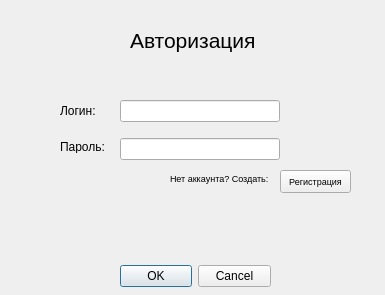
<?xml version="1.0" encoding="UTF-8"?>
<ui version="4.0">
 <class>Dialog</class>
 <widget class="QDialog" name="Dialog">
  <property name="geometry">
   <rect>
    <x>0</x>
    <y>0</y>
    <width>385</width>
    <height>295</height>
   </rect>
  </property>
  <property name="windowTitle">
   <string>Dialog</string>
  </property>
  <widget class="QDialogButtonBox" name="buttonBox">
   <property name="geometry">
    <rect>
     <x>120</x>
     <y>260</y>
     <width>151</width>
     <height>32</height>
    </rect>
   </property>
   <property name="orientation">
    <enum>Qt::Horizontal</enum>
   </property>
   <property name="standardButtons">
    <set>QDialogButtonBox::Cancel|QDialogButtonBox::Ok</set>
   </property>
  </widget>
  <widget class="QLabel" name="label">
   <property name="geometry">
    <rect>
     <x>130</x>
     <y>20</y>
     <width>191</width>
     <height>41</height>
    </rect>
   </property>
   <property name="font">
    <font>
     <pointsize>16</pointsize>
    </font>
   </property>
   <property name="text">
    <string>Авторизация</string>
   </property>
  </widget>
  <widget class="QWidget" name="verticalLayoutWidget">
   <property name="geometry">
    <rect>
     <x>120</x>
     <y>90</y>
     <width>160</width>
     <height>80</height>
    </rect>
   </property>
   <layout class="QVBoxLayout" name="verticalLayout">
    <item>
     <widget class="QLineEdit" name="loginEdit"/>
    </item>
    <item>
     <widget class="QLineEdit" name="passEdit"/>
    </item>
   </layout>
  </widget>
  <widget class="QLabel" name="label_2">
   <property name="geometry">
    <rect>
     <x>60</x>
     <y>100</y>
     <width>51</width>
     <height>21</height>
    </rect>
   </property>
   <property name="text">
    <string>Логин:</string>
   </property>
  </widget>
  <widget class="QLabel" name="label_3">
   <property name="geometry">
    <rect>
     <x>60</x>
     <y>140</y>
     <width>47</width>
     <height>13</height>
    </rect>
   </property>
   <property name="text">
    <string>Пароль:</string>
   </property>
  </widget>
  <widget class="QLabel" name="label_4">
   <property name="geometry">
    <rect>
     <x>170</x>
     <y>170</y>
     <width>131</width>
     <height>16</height>
    </rect>
   </property>
   <property name="font">
    <font>
     <pointsize>7</pointsize>
    </font>
   </property>
   <property name="text">
    <string>Нет аккаунта? Создать:</string>
   </property>
  </widget>
  <widget class="QPushButton" name="regButton">
   <property name="geometry">
    <rect>
     <x>280</x>
     <y>170</y>
     <width>71</width>
     <height>23</height>
    </rect>
   </property>
   <property name="font">
    <font>
     <pointsize>7</pointsize>
    </font>
   </property>
   <property name="text">
    <string>Регистрация</string>
   </property>
  </widget>
 </widget>
 <resources/>
 <connections>
  <connection>
   <sender>buttonBox</sender>
   <signal>rejected()</signal>
   <receiver>Dialog</receiver>
   <slot>reject()</slot>
   <hints>
    <hint type="sourcelabel">
     <x>316</x>
     <y>260</y>
    </hint>
    <hint type="destinationlabel">
     <x>286</x>
     <y>274</y>
    </hint>
   </hints>
  </connection>
  <connection>
   <sender>buttonBox</sender>
   <signal>accepted()</signal>
   <receiver>Dialog</receiver>
   <slot>accept()</slot>
   <hints>
    <hint type="sourcelabel">
     <x>248</x>
     <y>254</y>
    </hint>
    <hint type="destinationlabel">
     <x>157</x>
     <y>274</y>
    </hint>
   </hints>
  </connection>
 </connections>
</ui>
